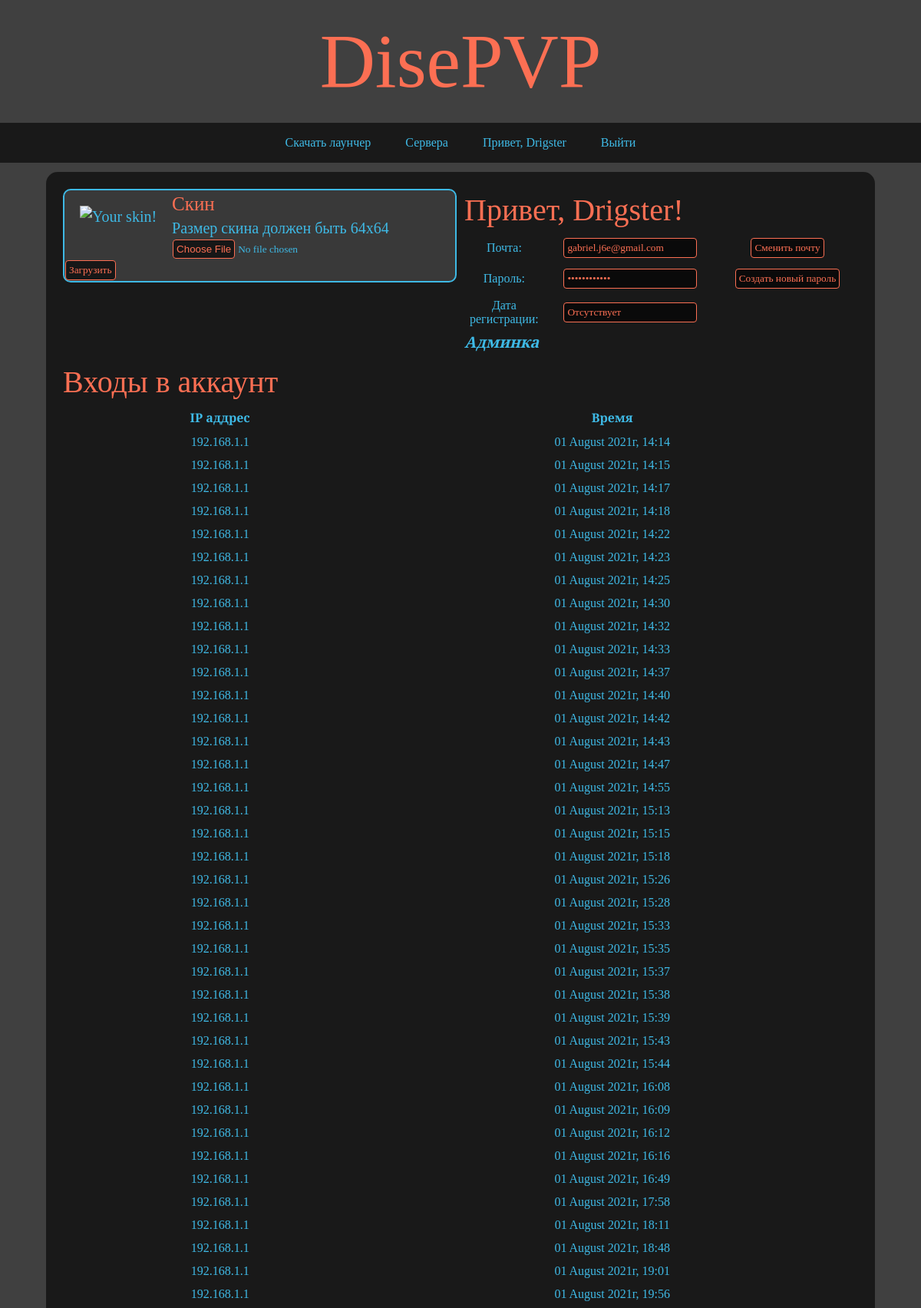
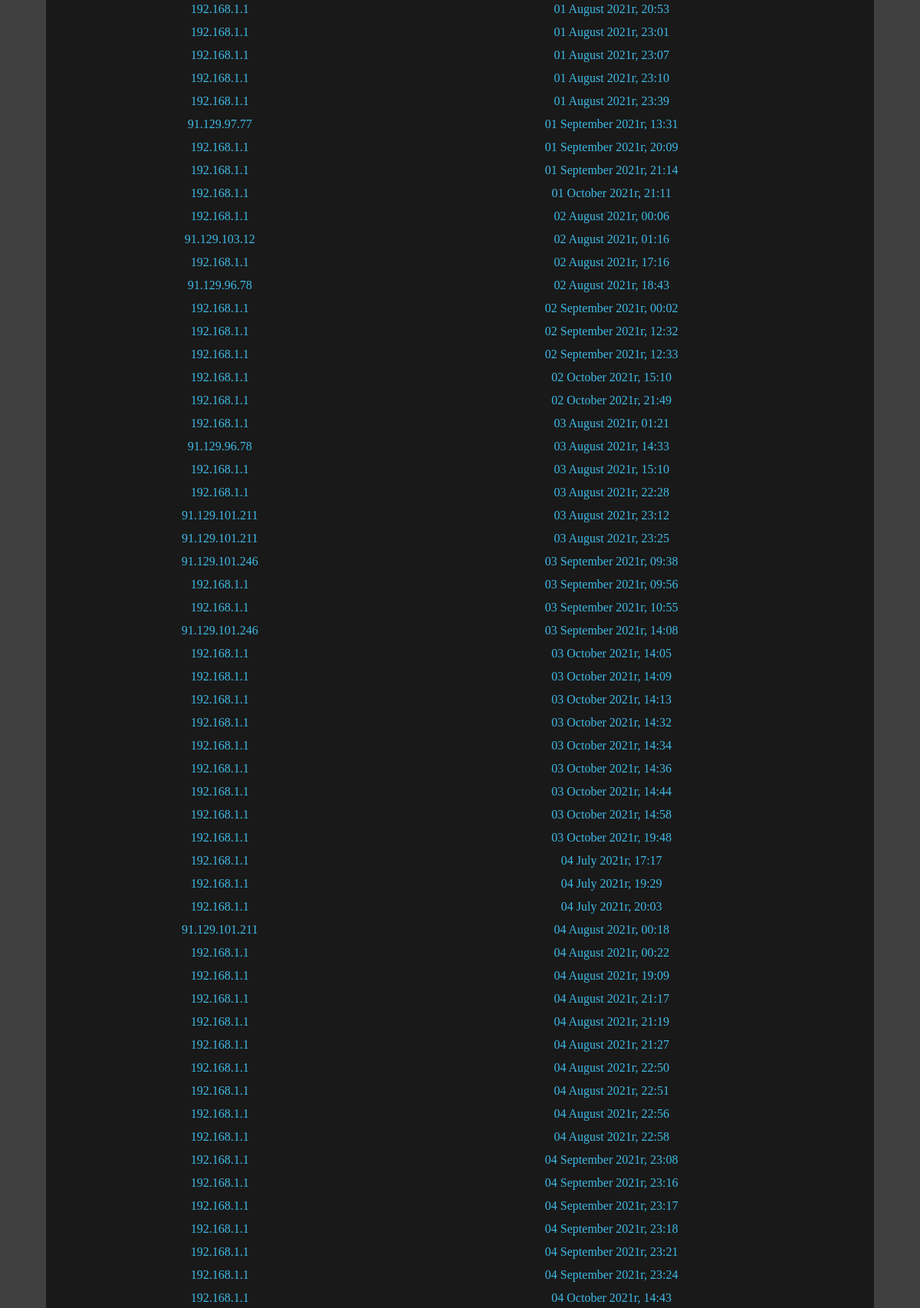
The page /profile (signed in, upper part) on the database its author committed (2 pictures, top to bottom).
### sweater/models.py (models this page shows, shortened)
class User(db.Model, UserMixin):
    id = db.Column(db.Integer, primary_key=True)
    login = db.Column(db.String(16), nullable=False, unique=True)
    password = db.Column(db.String(255), nullable=False)
    email = db.Column(db.String(255), unique=True)
    verified = db.Column(db.Boolean, default=False, nullable=False)
    reg_date = db.Column(db.String(128))
    permission = db.Column(db.String(1))
    fakeUser = db.Column(db.String(16))
    ip = db.Column(db.String(255))

### sweater/routes.py (the view, shortened to what this page needs)
@app.route('/profile', methods=['GET', 'POST'])
@login_required
def profile():
	skin_image = url_for('get_body', username=f"{current_user.login}")
	old_email = current_user.email
	email = request.form.get('email')
	password = request.form.get('password')
	new_password1 = request.form.get('new_password1')
	new_password2 = request.form.get('new_password2')
	return render_template('profile.html', skin_image=skin_image)

### sweater/filters.py (called while the page is built)
@app.template_filter()
def dict(string):
	if string == None:
		return {}
	return json.loads(string)

@app.template_filter()
def date(date, format, output_format):
	time = datetime.strptime(date, format)
	return time.strftime(output_format)

@app.template_filter()
def index(list, index):
	return list[index]

### sweater/models.py (called while the page is built)
@manager.user_loader
def load_user(user_id):
    return User.query.get(user_id)

### sweater/routes.py (called while the page is built)
@app.after_request
def redirect_to_signin(response):
	if response.status_code == 401:
		return redirect(url_for('login_page') + '?next=' + request.url)
	return response

### sweater/templates/profile.html (shortened to what this page needs)
{% extends 'base.html' %}
{% block content %}
<div class="content">
	<div class="block">
		<div class="skin-block">
			<div id="skin">
				<img src="{{ skin_image }}?{{ range(1, 99999) | random }}" alt="Your skin!">
			</div>
			<div>
				<h5>Скин</h5>
				<p>Размер скина должен быть 64x64 </p>
				<form action="" method="POST" enctype="multipart/form-data" >
	    			<input type="file" name="skin"><br>
	    			<button type="submit" value="skin" name="sumbit">Загрузить</button>
				</form>
			</div>
		</div>
	</div>
	<div class="block">
		<h4>Привет, {{ current_user.login }}!</h4>
		<div>
			<div>
				<table>
					{% if current_user.email == None %}
						<tr>
							<td><a>Почта: </a></td>
							<td><input type="text" name="old_email" value="Отсутствует" readonly></td>
							<td><button id="changeEmail">Привязать почту</button></td>
						</tr>
					{% else %}
						<tr>
							<td><a>Почта: </a></td>
							<td><input type="text" name="old_email" value="{{ current_user.email }}" readonly></td>
							<td><button id="changeEmail">Сменить почту</button></td>
						</tr>
					{% endif %}
					<tr>
						<td><a>Пароль: </a></td>
						<td><input type="password" value="Хуй знает)))" readonly></td>
						<td><button id="changePassword">Создать новый пароль</button></td>
					</tr>
					<tr>
						<td><a>Дата регистрации: </a></td>
						{% if current_user.email == Null %}
							<tr>
								<td><input type="text" value="{{ current_user.reg_date|date('%d.%m.%y:%H.%M', '%d %B %Yг, %H:%M') }}" readonly></td>
							</tr>
						{% else %}
							<td><input type="text" value="Отсутствует" readonly></td>
						{% endif %}
					</tr>
				</table>
			</div>
		</div>
		<div>
			{% if current_user.permission > 0 %}
				<a class="link" href="{{ url_for('admin') }}">Админка</a>
			{% endif %}
		</div>
	</div>
	<div class="block-wide">
		<h4>Входы в аккаунт</h4>
		<form method="POST">
			<table>
				<tr>
					<th></th>
					<th>IP аддрес</th>
					<th>Время</th>
				</tr>
				{% for ip in current_user.ip|dict %}
					<tr>
						<td></td>
						<td>{{ current_user.ip|dict|index(ip) }}</td>
						<td>{{ ip|date("%d.%m.%y:%H.%M", "%d %B %Yг, %H:%M") }}</td>
					</tr>
				{% endfor %}
			</table>
		</form>
	</div>
</div>
{% endblock %}

### sweater/templates/base.html (shortened to what this page needs)
<link rel="stylesheet" type="text/css" href="{{ url_for('static', filename='style.css')}}"/>
<header class="header">
    <a href="{{ url_for('main') }}"><h1>DisePVP</h1></a>
</header>
<nav>
    <ul class="menuItems">
        <li><a href="{{ url_for('download') }}">Скачать лаунчер</a></li>
        <li class="dropDown">
            <a>Сервера</a>
        </li>
        {% if current_user.is_authenticated %}
            <li><a href="{{ url_for('profile') }}">Привет, {{ current_user.login }}</a></li>
            <li><a href="{{ url_for('logout') }}">Выйти</a></li>
        {% else %}
            <li><a href="{{ url_for('register') }}">Зарегистрироватся</a></li>
            <li><a href="{{ url_for('login_page') }}">Войти</a></li>
        {% endif %}
    </ul>
</nav>
<div class="bodyContent">
    {% block content %}{% endblock %}
</div>

### sweater/static/style.css (style rules this page uses)
* { padding: 0; margin: 0; border: 0; box-sizing: border-box; }
*:before, *:after { box-sizing: border-box; }
nav, footer, header, aside { display: block; }
input, button, textarea { font-family: inherit; }
input:read-only { #color: rgba(252,111,83,0.5); }
button { cursor: pointer; }
a { text-decoration: none; }
a:link, a:visited, a:hover, a:active { color: inherit; text-decoration: none; }
ul li { list-style: none; }
img { vertical-align: top; }
h1, h2, h3, h4, h5, h6 { font-size: inherit; font-weight: 400; color: #fc6f53; }
h1 { font-size: 5em; }
h4 { font-size: 2em; }
h5 { font-size: 1.25em; }
input, button { background-color: rgba(0,0,0,0.6); color: #fc6f53; border: 1px solid #fc6f53; border-radius: 4px; padding: 4px; margin: 1px; }
input[type=file] { background-color: unset; border: unset; padding: unset; color: #3eb9e5; }
header { padding: 10px; text-align: center; color: #fc6f53; }
nav { background: rgba(0,0,0,0.6); width: 100%; align-items: center; text-align: center; top: 0; }
nav ul { list-style: none; margin: 0; padding: 0; }
nav li { position: relative; display: inline-block; text-align: center; }
nav a { display: block; padding: 15px 20px; font-size: 16; text-decoration: none; transition: 0.3s linear; }
table { width: 100%; }
td, th { text-align: center; padding: 5px; }
table td:nth-child(1) { width: 10px; }
.block { float: left; width: 50%; min-width: 500px; padding: 5px; }
.block-wide { float: left; width: 100%; min-width: 500px; padding: 5px; }
.content { padding: 5px; float: left; display: inline-block; width: 100%; }
.dropDown { position: relative; display: inline-block; }
.bodyContent { margin: 1% 5%; padding: 1%; background: rgba(0,0,0,0.6); flex: 1; border-radius: 15px; }
.link { color: #fc6f53; font-style: italic; font-weight: bold; }
.skin-block { width: 100%; max-width: 600px; float: left; background-color: rgba(66,66,66,0.8); border: 2px solid; border-radius: 10px; }
#skin { float: left; display: inline-block; padding: 20px; }

### rows shown on the page
User: login "Drigster", old_email "gabriel.j6e@gmail.com", ip|dict "192.168.1.1" "192.168.1.1" "192.168.1.1" "192.168.1.1" "192.168.1.1" "192.168.1.1" "192.168.1.1" "192.168.1.1" "192.168.1.1" "192.168.1.1" "192.168.1.1" "192.168.1.1" "192.168.1.1" "192.168.1.1" "192.168.1.1" "192.168.1.1" "192.168.1.1" "192.168.1.1" "192.168.1.1" "192.168.1.1" "192.168.1.1" "192.168.1.1" "192.168.1.1" "192.168.1.1" "192.168.1.1" "192.168.1.1" "192.168.1.1" "192.168.1.1" "192.168.1.1" "192.168.1.1" "192.168.1.1" "192.168.1.1" "192.168.1.1" "192.168.1.1" "192.168.1.1" "192.168.1.1" "192.168.1.1" "192.168.1.1" "192.168.1.1" "192.168.1.1" "192.168.1.1" "192.168.1.1" "192.168.1.1" "91.129.97.77" "192.168.1.1" "192.168.1.1" "192.168.1.1" "192.168.1.1" "91.129.103.12" "192.168.1.1" "91.129.96.78" "192.168.1.1" "192.168.1.1" "192.168.1.1" "192.168.1.1" "192.168.1.1" "192.168.1.1" "91.129.96.78" "192.168.1.1" "192.168.1.1" "91.129.101.211" "91.129.101.211" "91.129.101.246" "192.168.1.1" "192.168.1.1" "91.129.101.246" "192.168.1.1" "192.168.1.1" "192.168.1.1" "192.168.1.1" "192.168.1.1" "192.168.1.1" "192.168.1.1" "192.168.1.1" "192.168.1.1" "192.168.1.1" "192.168.1.1" "192.168.1.1" "91.129.101.211" "192.168.1.1" "192.168.1.1" "192.168.1.1" "192.168.1.1" "192.168.1.1" "192.168.1.1" "192.168.1.1" "192.168.1.1" "192.168.1.1" "192.168.1.1" "192.168.1.1" "192.168.1.1" "192.168.1.1" "192.168.1.1" "192.168.1.1" "192.168.1.1"

### other values the page prints
{{ ip|date("%d.%m.%y:%H.%M", "%d %B %Yг, %H:%M") }} "01 August 2021г, 14:14" "01 August 2021г, 14:15" "01 August 2021г, 14:17" "01 August 2021г, 14:18" "01 August 2021г, 14:22" "01 August 2021г, 14:23" "01 August 2021г, 14:25" "01 August 2021г, 14:30" "01 August 2021г, 14:32" "01 August 2021г, 14:33" "01 August 2021г, 14:37" "01 August 2021г, 14:40" "01 August 2021г, 14:42" "01 August 2021г, 14:43" "01 August 2021г, 14:47" "01 August 2021г, 14:55" "01 August 2021г, 15:13" "01 August 2021г, 15:15" "01 August 2021г, 15:18" "01 August 2021г, 15:26" "01 August 2021г, 15:28" "01 August 2021г, 15:33" "01 August 2021г, 15:35" "01 August 2021г, 15:37" "01 August 2021г, 15:38" "01 August 2021г, 15:39" "01 August 2021г, 15:43" "01 August 2021г, 15:44" "01 August 2021г, 16:08" "01 August 2021г, 16:09" "01 August 2021г, 16:12" "01 August 2021г, 16:16" "01 August 2021г, 16:49" "01 August 2021г, 17:58" "01 August 2021г, 18:11" "01 August 2021г, 18:48" "01 August 2021г, 19:01" "01 August 2021г, 19:56" "01 August 2021г, 20:53" "01 August 2021г, 23:01" "01 August 2021г, 23:07" "01 August 2021г, 23:10" "01 August 2021г, 23:39" "01 September 2021г, 13:31" "01 September 2021г, 20:09" "01 September 2021г, 21:14" "01 October 2021г, 21:11" "02 August 2021г, 00:06" "02 August 2021г, 01:16" "02 August 2021г, 17:16" "02 August 2021г, 18:43" "02 September 2021г, 00:02" "02 September 2021г, 12:32" "02 September 2021г, 12:33" "02 October 2021г, 15:10" "02 October 2021г, 21:49" "03 August 2021г, 01:21" "03 August 2021г, 14:33" "03 August 2021г, 15:10" "03 August 2021г, 22:28" "03 August 2021г, 23:12" "03 August 2021г, 23:25" "03 September 2021г, 09:38" "03 September 2021г, 09:56" "03 September 2021г, 10:55" "03 September 2021г, 14:08" "03 October 2021г, 14:05" "03 October 2021г, 14:09" "03 October 2021г, 14:13" "03 October 2021г, 14:32" "03 October 2021г, 14:34" "03 October 2021г, 14:36" "03 October 2021г, 14:44" "03 October 2021г, 14:58" "03 October 2021г, 19:48" "04 July 2021г, 17:17" "04 July 2021г, 19:29" "04 July 2021г, 20:03" "04 August 2021г, 00:18" "04 August 2021г, 00:22" "04 August 2021г, 19:09" "04 August 2021г, 21:17" "04 August 2021г, 21:19" "04 August 2021г, 21:27" "04 August 2021г, 22:50" "04 August 2021г, 22:51" "04 August 2021г, 22:56" "04 August 2021г, 22:58" "04 September 2021г, 23:08" "04 September 2021г, 23:16" "04 September 2021г, 23:17" "04 September 2021г, 23:18" "04 September 2021г, 23:21" "04 September 2021г, 23:24" "04 October 2021г, 14:43"
